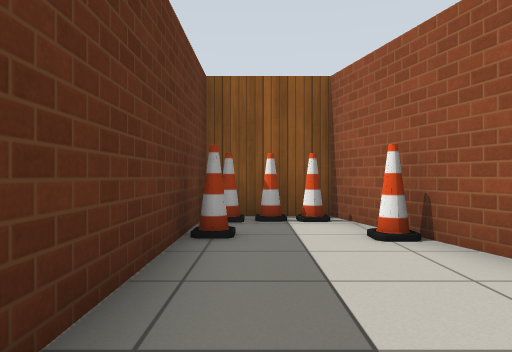
view 1 (above)

16 first-person views from a walk through a Gazebo world. The camera is 0.72 m above the floor, looks level and sees 70° across. The floor is counted in squares, 1 m on a side. Each view is taken from the middle of a square. On the plan, view 1 faces up. The plan holds only what a view shows up to about 11 squares ahead; the rest is blank. Gazebo's built-in surfaces are drawn with simple patterns. Some stock models are drawn as simple stand-ins.

view 2
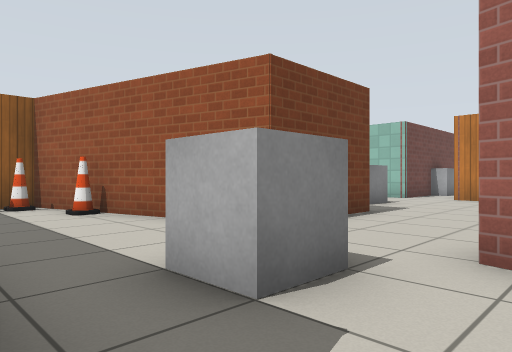

view 3
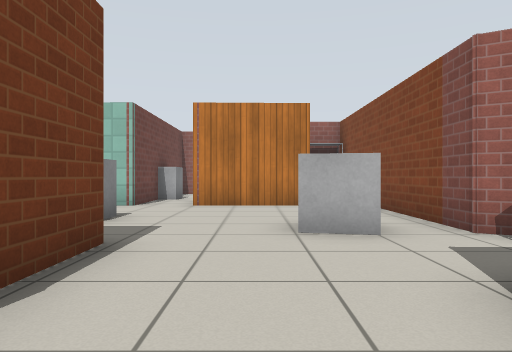

view 4
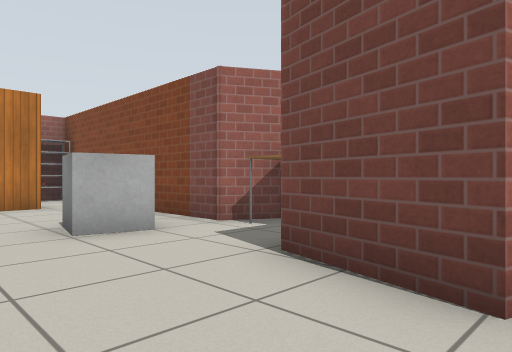

view 5
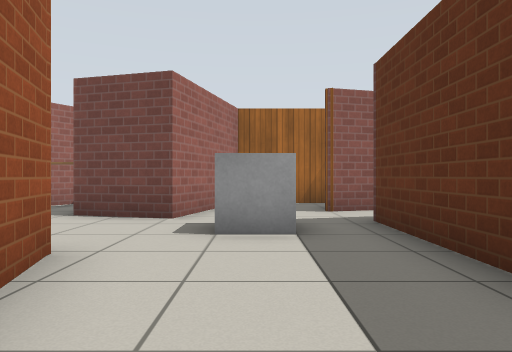

view 6
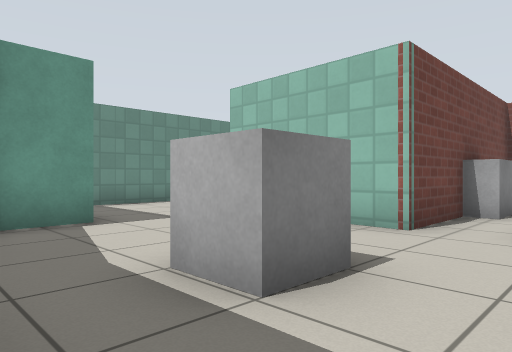

view 7
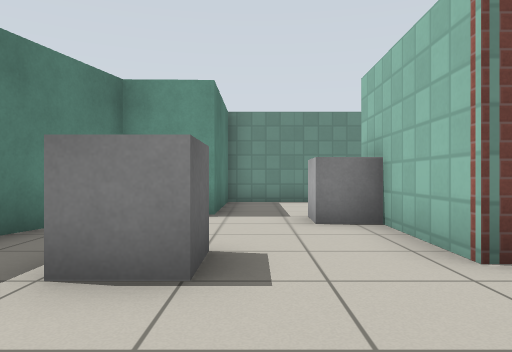

view 8
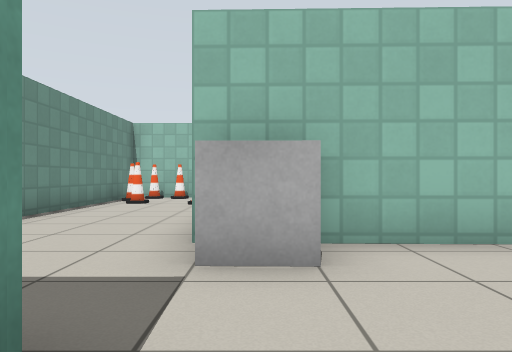

view 9
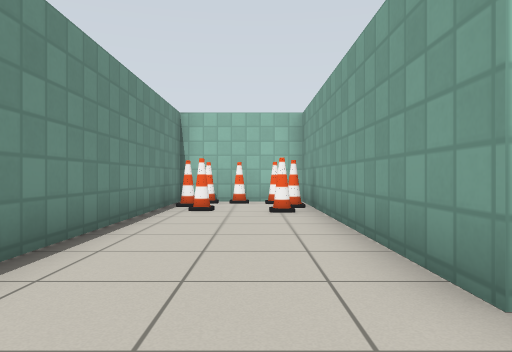

view 10
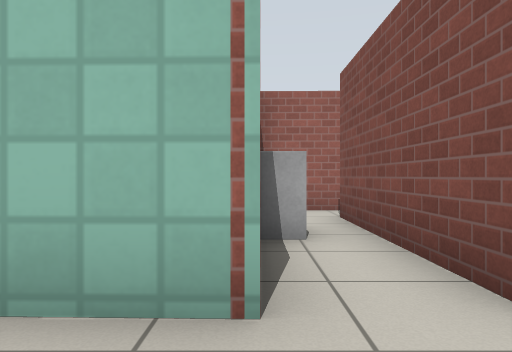

view 11
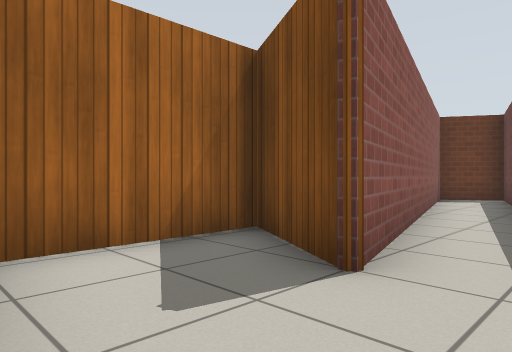

view 12
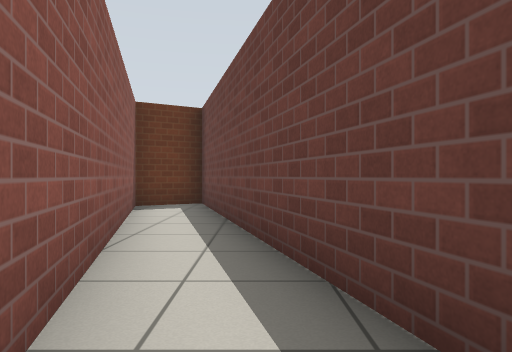

view 13
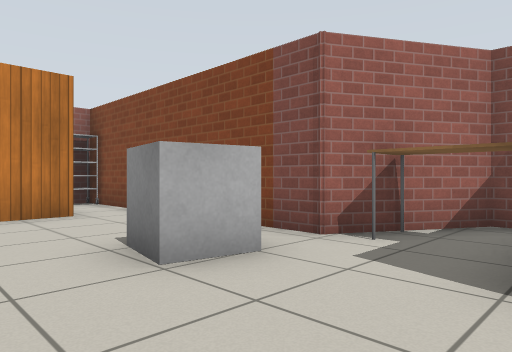

view 14
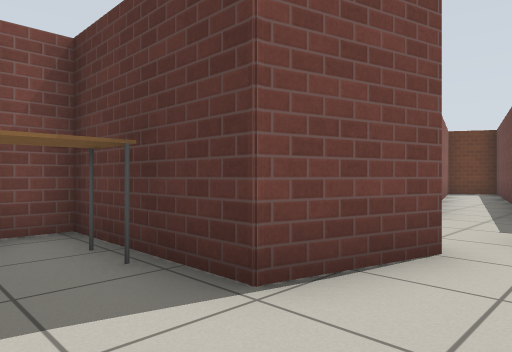

view 15
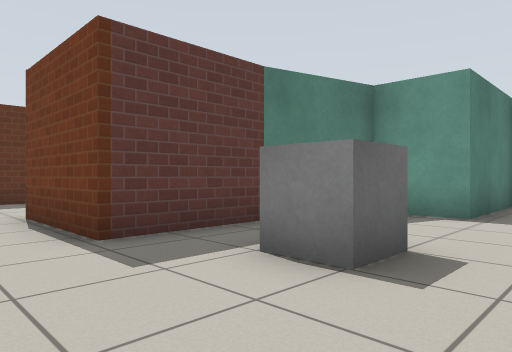

view 16
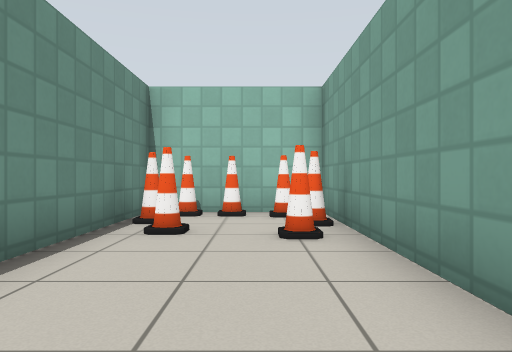

### Floor plan
Points are (right, up) in squares from view 1. A wall is a line through its corners. A room is listed if a view was taken in it or the views show most of it. See-through windows are left out.
Room 1 (views 1, 2, 3, 4, 5, 6, 7, 8, 9, 10, 11, 12, 13, 14, 15, 16)
walls: (5.9, 3.4) (5.9, 0.6) (2.9, 0.6) (1.3, 6.5) (-0.9, 6.5) (-0.9, -1.8); (10.7, -2.4) (10.8, 0.5) (14.4, 0.5); (14.5, 2) (10.8, 2) (10.9, 5.7) (15.1, 5.7); (16.6, 5.7) (19.3, 5.7) (19.3, 9.1) (8.2, 9.1) (8.2, 5.8) (6.6, 5.7) (5.9, 3.3); (-2.2, -2.2) (-3.6, -2.6); (-3.3, -4.2) (-0.4, -3.4) (-1.7, -5.7) (1.5, -5.7) (2.4, -2.2) (4.3, -2.7) (4.3, -6) (5.3, -6) (6.6, -3.8) (14.1, -3.8)
ways out: opening at (-4, -3) to room 2; opening at (15, 1)
objects: cone (-1, 4); cone (0, 6); grey box (1, -1); cone (1, 6); cone (2, 4); table (5, -5) to (6, -4); grey box (7, -2); grey box (8, 2); grey box (10, 5); rack (14, -3); grey box (14, 2); cone (16, 6); cone (17, 6); cone (17, 8); cone (18, 9); cone (19, 7); cone (19, 8)
Room 2 (no view inside)
walls: (-3.6, -2.6) (-10.6, -4.4) (-9.8, -5.9) (-3.3, -4.2)
ways out: opening at (-4, -3) to room 1

Positions as (right, up) in squares from view 1, and headings:
1: (0, 0), facing up
2: (-1, -3), facing up-right
3: (2, -1), facing right
4: (2, 0), facing down-right
5: (1, 4), facing down
6: (6, 0), facing up-right
7: (9, -1), facing up
8: (7, 5), facing right
9: (9, 7), facing right
10: (9, 2), facing right
11: (2, -2), facing down-left
12: (-1, -3), facing left
13: (4, 0), facing down-right
14: (6, -1), facing down-left
15: (10, -1), facing up-left
16: (12, 7), facing right
